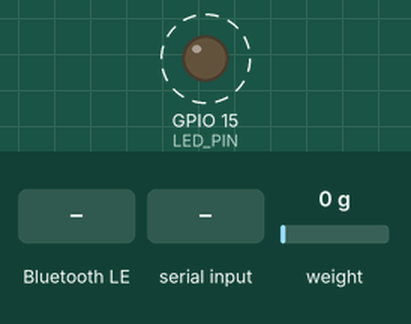
Bench run of a sketch on a simulated ESP32-C6. Parts: output pins drawn as LEDs (lit = HIGH). Dashed ring = blinking. The test bench sets the inputs (shaded band); at power-on: weight on the scale 0 g. EEPROM starts erased; nothing arrives over Bluetooth unless stated; a phone connects over Bluetooth LE 3 s after start; what the sketch prints to the serial monitor is not drawn.

Above: at 1.9 s.
2.0 s: Bluetooth LE write "BASELINE:CAPTURE" received
6.5 s: "BASELINE:CAPTURE\n" received over Serial
At 7.0 s:
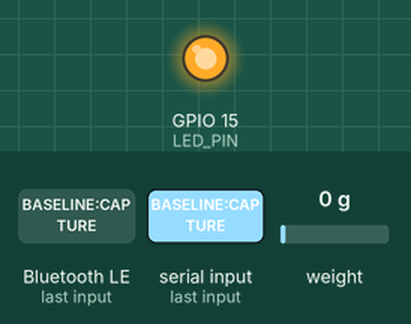
11.0 s: Bluetooth LE write "CLEAR_CONFIG" received
At 12.4 s:
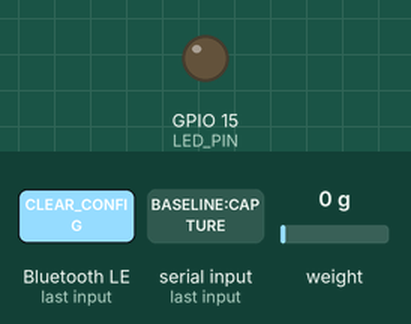
Timing chart, 0 to 14.0 s (numbered marks = the images above; inputs shaded):
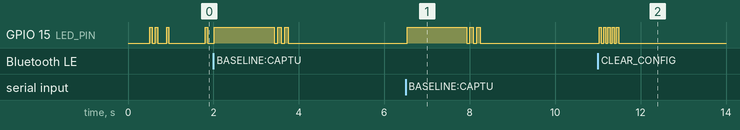

The sketch:

ForceGripper.ino
```cpp
#include <Arduino.h>
#include <HX711.h>
#include <NimBLEDevice.h>
#include <Preferences.h>
#include <WebServer.h>
#include <WiFi.h>
#include <WiFiUdp.h>
#include <atomic>

enum class WifiMode { Off, AccessPoint, Station };

static constexpr WifiMode WIFI_MODE = WifiMode::Off;
static const char *WIFI_AP_SSID = "ForceGripper_AP";
static const char *WIFI_AP_PASSWORD = "forcegripper";
static const char *WIFI_STA_SSID = "";
static const char *WIFI_STA_PASSWORD = "";
// Leave empty to use HTTP only, or set the receiver's IPv4 address.
static const char *WIFI_UDP_TARGET = "";
static constexpr uint16_t WIFI_UDP_PORT = 5005;

WebServer http(80);
WiFiUDP udp;
IPAddress udpTarget;
bool udpEnabled = false;
bool wifiStarted = false;
bool stationWasConnected = false;
bool sampleAvailable = false;
uint32_t latestSequence = 0;
uint32_t latestTimeUs = 0;
int32_t latestRaw = 0;

// Keep the BLE name and UUIDs used by existing clients.
static const char *BLE_DEVICE_NAME = "HX711_Wake_v1";

// The FireBeetle ESP32-C6/NimBLE/iOS path has been reliable with 16-bit UUIDs.
static const char *FORCE_SERVICE_UUID = "fff0";
static const char *FORCE_TX_CHAR_UUID = "fff1";
static const char *FORCE_RX_CHAR_UUID = "fff2";

static const int HX711_DATA_PIN = 14;
static const int HX711_CLOCK_PIN = 8;
static const int LED_PIN = 15;

static const uint32_t SAMPLE_RATE_HZ = 80;
static const uint32_t SAMPLE_INTERVAL_US = 1000000UL / SAMPLE_RATE_HZ;
static const uint8_t BLE_SAMPLE_BATCH_MAGIC = 0xA6;
static const uint8_t BLE_SAMPLE_BATCH_SIZE = 3;
static const size_t BLE_SAMPLE_BATCH_HEADER_BYTES = 10;
static const size_t BLE_SAMPLE_BATCH_PACKET_BYTES =
  BLE_SAMPLE_BATCH_HEADER_BYTES + (BLE_SAMPLE_BATCH_SIZE * 3);
static const unsigned long SERIAL_BAUD = 115200;
static const uint32_t DEFAULT_WAKE_PERIOD_SECONDS = 10;
static const int32_t DEFAULT_WAKE_THRESHOLD_COUNTS = 50000;

HX711 scale;
Preferences prefs;
NimBLECharacteristic *txCharacteristic = nullptr;

std::atomic<bool> bleClientConnected{false};
std::atomic<bool> resetBleBatch{false};
QueueHandle_t bleCommands;
struct BleCommand {
  char text[128];
};
bool hx711Started = false;
bool configDirty = false;
bool configured = false;
int32_t baselineRaw = 0;
int32_t wakeThresholdCounts = DEFAULT_WAKE_THRESHOLD_COUNTS;
uint32_t wakePeriodSeconds = DEFAULT_WAKE_PERIOD_SECONDS;
int32_t lastRaw = 0;
uint32_t sampleSeq = 0;
uint32_t nextSampleAtUs = 0;
int32_t sampleRawBatch[BLE_SAMPLE_BATCH_SIZE];
uint32_t batchBaseSeq = 0;
uint32_t batchBaseTimeUs = 0;
uint8_t batchCount = 0;
String serialCommandBuffer;
unsigned long lastLedPulseAt = 0;

void ledOn(bool on) {
  digitalWrite(LED_PIN, on ? HIGH : LOW);
}

void blinkLed(int times, int onMs = 80, int offMs = 80) {
  for (int i = 0; i < times; i++) {
    ledOn(true);
    delay(onMs);
    ledOn(false);
    delay(offMs);
  }
}

void pulseLed(unsigned long now, unsigned long intervalMs, int onMs = 40) {
  if (now - lastLedPulseAt < intervalMs) return;
  lastLedPulseAt = now;
  ledOn(true);
  delay(onMs);
  ledOn(false);
}

void loadConfig() {
  prefs.begin("gripper", false);
  configured = prefs.getBool("configured", false);
  baselineRaw = prefs.getInt("baseline", 0);
  wakeThresholdCounts = prefs.getInt(
    "threshold",
    DEFAULT_WAKE_THRESHOLD_COUNTS
  );
  wakePeriodSeconds = prefs.getUInt(
    "wake_sec",
    DEFAULT_WAKE_PERIOD_SECONDS
  );
  if (wakePeriodSeconds < 1) wakePeriodSeconds = DEFAULT_WAKE_PERIOD_SECONDS;
  if (wakeThresholdCounts < 1) {
    wakeThresholdCounts = DEFAULT_WAKE_THRESHOLD_COUNTS;
  }
}

void saveConfig() {
  prefs.putBool("configured", configured);
  prefs.putInt("baseline", baselineRaw);
  prefs.putInt("threshold", wakeThresholdCounts);
  prefs.putUInt("wake_sec", wakePeriodSeconds);
  configDirty = false;
}

void clearConfig() {
  prefs.clear();
  configured = false;
  baselineRaw = 0;
  wakeThresholdCounts = DEFAULT_WAKE_THRESHOLD_COUNTS;
  wakePeriodSeconds = DEFAULT_WAKE_PERIOD_SECONDS;
  configDirty = false;
}

void startHx711() {
  if (hx711Started) return;
  scale.begin(HX711_DATA_PIN, HX711_CLOCK_PIN);
  hx711Started = true;
  delay(25);
}

bool readRawWithTimeout(int32_t &raw, unsigned long timeoutMs = 300) {
  startHx711();
  const unsigned long start = millis();
  while (!scale.is_ready()) {
    if (millis() - start > timeoutMs) return false;
    delayMicroseconds(250);
  }
  raw = static_cast<int32_t>(scale.read());
  lastRaw = raw;
  return true;
}

bool readMedianRaw(int32_t &raw, int count = 9) {
  if (count < 1) count = 1;
  if (count > 15) count = 15;
  int32_t values[15];
  int got = 0;

  for (int i = 0; i < 2; i++) {
    int32_t ignored;
    readRawWithTimeout(ignored, 500);
  }

  while (got < count) {
    int32_t sample;
    if (readRawWithTimeout(sample, 700)) {
      values[got++] = sample;
    } else if (got == 0) {
      return false;
    } else {
      break;
    }
  }

  for (int i = 1; i < got; i++) {
    const int32_t value = values[i];
    int j = i - 1;
    while (j >= 0 && values[j] > value) {
      values[j + 1] = values[j];
      j--;
    }
    values[j + 1] = value;
  }
  raw = values[got / 2];
  lastRaw = raw;
  return true;
}

void sendLine(const String &line) {
  Serial.println(line);
  if (bleClientConnected && txCharacteristic != nullptr) {
    const String payload = line + "\n";
    txCharacteristic->setValue(payload.c_str());
    txCharacteristic->notify(
      reinterpret_cast<const uint8_t *>(payload.c_str()),
      payload.length()
    );
  }
}

void writeInt24Le(uint8_t *target, int32_t value) {
  target[0] = static_cast<uint8_t>(value & 0xFF);
  target[1] = static_cast<uint8_t>((value >> 8) & 0xFF);
  target[2] = static_cast<uint8_t>((value >> 16) & 0xFF);
}

void resetSampleBatch() {
  batchBaseSeq = 0;
  batchBaseTimeUs = 0;
  batchCount = 0;
}

void notifySampleBatch() {
  if (
    !bleClientConnected ||
    txCharacteristic == nullptr ||
    batchCount == 0
  ) {
    return;
  }

  uint8_t packet[BLE_SAMPLE_BATCH_PACKET_BYTES];
  packet[0] = BLE_SAMPLE_BATCH_MAGIC;
  packet[1] = batchCount;
  memcpy(packet + 2, &batchBaseSeq, sizeof(batchBaseSeq));
  memcpy(packet + 6, &batchBaseTimeUs, sizeof(batchBaseTimeUs));
  for (uint8_t i = 0; i < batchCount; i++) {
    writeInt24Le(packet + BLE_SAMPLE_BATCH_HEADER_BYTES + (i * 3), sampleRawBatch[i]);
  }

  const size_t packetBytes = BLE_SAMPLE_BATCH_HEADER_BYTES + (batchCount * 3);
  txCharacteristic->setValue(packet, packetBytes);
  txCharacteristic->notify(packet, packetBytes);
  resetSampleBatch();
}

bool usbPowerPresent() {
#if ARDUINO_USB_CDC_ON_BOOT && ARDUINO_USB_MODE
  return HWCDC::isPlugged();
#elif ARDUINO_USB_CDC_ON_BOOT
  return static_cast<bool>(Serial);
#else
  return false;
#endif
}

bool shouldStayAwake() {
  return usbPowerPresent();
}

bool transportClientConnected() {
  return bleClientConnected || usbPowerPresent() || wifiStarted;
}

void handleCommand(String command);

void processSerialCommands() {
  while (Serial.available() > 0) {
    const char incoming = static_cast<char>(Serial.read());
    if (incoming == '\n' || incoming == '\r') {
      if (serialCommandBuffer.length() > 0) {
        handleCommand(serialCommandBuffer);
        serialCommandBuffer = "";
      }
      continue;
    }
    if (serialCommandBuffer.length() < 127) {
      serialCommandBuffer += incoming;
    } else {
      serialCommandBuffer = "";
      sendLine("ERR,usb_command_too_long=1");
    }
  }
}

void sendConfigStatus(const char *prefix = "CFG") {
  String line(prefix);
  line += ",default_active=1";
  line += ",configured=";
  line += configured ? "1" : "0";
  line += ",baseline=";
  line += baselineRaw;
  line += ",threshold=";
  line += wakeThresholdCounts;
  line += ",wake_sec=";
  line += wakePeriodSeconds;
  line += ",last_raw=";
  line += lastRaw;
  line += ",usb_power=";
  line += usbPowerPresent() ? "1" : "0";
  line += ",keep_awake=";
  line += shouldStayAwake() ? "1" : "0";
  sendLine(line);
}

void handleCommand(String command) {
  command.trim();
  if (command.length() == 0) return;
  const String original = command;
  command.toUpperCase();

  if (command == "STATUS?") {
    sendConfigStatus();
    return;
  }

  if (command == "BASELINE:CAPTURE") {
    sendLine("CFG,capturing_baseline=1");
    ledOn(true);
    int32_t raw;
    if (!readMedianRaw(raw, 11)) {
      ledOn(false);
      sendLine("ERR,hx711_not_ready=1");
      blinkLed(6, 40, 40);
      return;
    }
    baselineRaw = raw;
    configured = true;
    if (wakeThresholdCounts < 1) {
      wakeThresholdCounts = DEFAULT_WAKE_THRESHOLD_COUNTS;
    }
    saveConfig();
    ledOn(false);
    blinkLed(3);
    sendConfigStatus("CFG,baseline_saved=1");
    return;
  }

  if (command.startsWith("BASELINE:")) {
    baselineRaw = original.substring(String("BASELINE:").length()).toInt();
    configured = true;
    saveConfig();
    blinkLed(3);
    sendConfigStatus("CFG,baseline_saved=1");
    return;
  }

  if (command.startsWith("WAKE_THRESHOLD:")) {
    const int32_t threshold = original
      .substring(String("WAKE_THRESHOLD:").length())
      .toInt();
    if (threshold < 1) {
      sendLine("ERR,bad_threshold=1");
      return;
    }
    wakeThresholdCounts = threshold;
    if (configured) saveConfig();
    blinkLed(2);
    sendConfigStatus("CFG,threshold_saved=1");
    return;
  }

  if (command.startsWith("WAKE_SEC:")) {
    const int seconds = original.substring(String("WAKE_SEC:").length()).toInt();
    if (seconds < 1 || seconds > 3600) {
      sendLine("ERR,bad_wake_sec=1");
      return;
    }
    wakePeriodSeconds = static_cast<uint32_t>(seconds);
    if (configured) saveConfig();
    blinkLed(2);
    sendConfigStatus("CFG,wake_sec_saved=1");
    return;
  }

  if (command == "CLEAR_CONFIG") {
    clearConfig();
    blinkLed(5, 50, 50);
    sendConfigStatus("CFG,cleared=1");
    return;
  }

  if (command == "SLEEP" || command == "FORCE_SLEEP") {
    sendLine("CFG,sleep_disabled=1");
    return;
  }

  if (command == "LED:ON") {
    ledOn(true);
    sendLine("CFG,led=on");
    return;
  }

  if (command == "LED:OFF") {
    ledOn(false);
    sendLine("CFG,led=off");
    return;
  }

  sendLine("ERR,unknown_command=1");
}

class RxCallbacks : public NimBLECharacteristicCallbacks {
  void onWrite(NimBLECharacteristic *characteristic, NimBLEConnInfo &connInfo)
      override {
    const auto value = characteristic->getValue();
    BleCommand command{};
    if (value.size() >= sizeof(command.text)) return;
    memcpy(command.text, value.data(), value.size());
    xQueueSend(bleCommands, &command, 0);
  }
} rxCallbacks;

class ServerCallbacks : public NimBLEServerCallbacks {
  void onConnect(NimBLEServer *server, NimBLEConnInfo &connInfo) override {
    bleClientConnected = true;
    resetBleBatch = true;
    Serial.println("BLE connected");
    Serial.printf(
      "BLE conn interval=%.2fms mtu=%u\n",
      connInfo.getConnInterval() * 1.25f,
      connInfo.getMTU()
    );
  }

  void onDisconnect(
    NimBLEServer *server,
    NimBLEConnInfo &connInfo,
    int reason
  ) override {
    bleClientConnected = false;
    resetBleBatch = true;
    Serial.println("BLE disconnected; advertising");
    NimBLEDevice::startAdvertising();
  }
} serverCallbacks;

void setupBle() {
  bleCommands = xQueueCreate(4, sizeof(BleCommand));
  if (bleCommands == nullptr) {
    Serial.println("BLE initialization failed");
    return;
  }
  NimBLEDevice::init(BLE_DEVICE_NAME);
  NimBLEDevice::setPower(ESP_PWR_LVL_P9);

  NimBLEServer *server = NimBLEDevice::createServer();
  server->setCallbacks(&serverCallbacks);

  NimBLEService *forceService = server->createService(FORCE_SERVICE_UUID);

  txCharacteristic = forceService->createCharacteristic(
    FORCE_TX_CHAR_UUID,
    NIMBLE_PROPERTY::READ | NIMBLE_PROPERTY::NOTIFY
  );
  txCharacteristic->setValue("0\n");

  NimBLECharacteristic *rxCharacteristic = forceService->createCharacteristic(
    FORCE_RX_CHAR_UUID,
    NIMBLE_PROPERTY::WRITE | NIMBLE_PROPERTY::WRITE_NR
  );
  rxCharacteristic->setCallbacks(&rxCallbacks);

  forceService->start();

  NimBLEAdvertising *advertising = NimBLEDevice::getAdvertising();
  advertising->setName(BLE_DEVICE_NAME);
  advertising->addServiceUUID(forceService->getUUID());
  advertising->enableScanResponse(true);
  advertising->setMinInterval(160);
  advertising->setMaxInterval(240);
  advertising->start();
  Serial.printf("BLE advertising as %s\n", BLE_DEVICE_NAME);
}

void handleReading() {
  if (!sampleAvailable) {
    http.send(503, "application/json", "{\"error\":\"no_sample\"}");
    return;
  }
  char json[96];
  snprintf(json, sizeof(json), "{\"seq\":%lu,\"t_us\":%lu,\"raw\":%ld}",
           static_cast<unsigned long>(latestSequence),
           static_cast<unsigned long>(latestTimeUs),
           static_cast<long>(latestRaw));
  http.send(200, "application/json", json);
}

void setupWifi() {
  switch (WIFI_MODE) {
    case WifiMode::Off:
      return;
    case WifiMode::AccessPoint:
      WiFi.mode(WIFI_AP);
      if (!WiFi.softAP(WIFI_AP_SSID, WIFI_AP_PASSWORD)) {
        Serial.println("Wi-Fi access point failed to start");
        return;
      }
      Serial.print("Wi-Fi access point IP: ");
      Serial.println(WiFi.softAPIP());
      break;
    case WifiMode::Station:
      if (WIFI_STA_SSID[0] == '\0') {
        Serial.println("Wi-Fi station needs an SSID");
        return;
      }
      WiFi.mode(WIFI_STA);
      WiFi.setAutoReconnect(true);
      WiFi.begin(WIFI_STA_SSID, WIFI_STA_PASSWORD);
      break;
  }

  udpEnabled = udpTarget.fromString(WIFI_UDP_TARGET);
  if (WIFI_UDP_TARGET[0] != '\0' && !udpEnabled) {
    Serial.println("Invalid Wi-Fi UDP destination");
  }
  http.on("/reading", HTTP_GET, handleReading);
  http.begin();
  wifiStarted = true;
}

bool wifiConnected() {
  if (!wifiStarted) return false;
  if (WIFI_MODE == WifiMode::AccessPoint) return true;
  return WiFi.status() == WL_CONNECTED;
}

void pollWifi() {
  const bool connected = wifiConnected();
  if (WIFI_MODE == WifiMode::Station && connected && !stationWasConnected) {
    Serial.print("Wi-Fi station IP: ");
    Serial.println(WiFi.localIP());
  }
  stationWasConnected = connected;
  if (connected) http.handleClient();
}

void setup() {
  pinMode(LED_PIN, OUTPUT);
  ledOn(false);
  Serial.begin(SERIAL_BAUD);
  delay(500);
  Serial.println();
  Serial.println("ForceGripper HX711");
  Serial.printf("HX711 data pin=%d clock pin=%d\n", HX711_DATA_PIN, HX711_CLOCK_PIN);
  Serial.printf("LED pin=%d\n", LED_PIN);

  loadConfig();
  sendConfigStatus();

  setupBle();
  setupWifi();
  if (!configured) {
    blinkLed(2, 60, 60);
  }
}

void publishSample(uint32_t seq, uint32_t sampleTimeUs, long raw) {
  char line[48];
  const int bytes = snprintf(line, sizeof(line), "%lu,%lu,%ld\n",
                            static_cast<unsigned long>(seq),
                            static_cast<unsigned long>(sampleTimeUs),
                            raw);
  if (usbPowerPresent()) Serial.print(line);

  latestSequence = seq;
  latestTimeUs = sampleTimeUs;
  latestRaw = static_cast<int32_t>(raw);
  sampleAvailable = true;
  if (udpEnabled && wifiConnected() && udp.beginPacket(udpTarget, WIFI_UDP_PORT)) {
    udp.write(reinterpret_cast<const uint8_t *>(line), bytes);
    udp.endPacket();
  }

  if (bleClientConnected && txCharacteristic != nullptr) {
    const int32_t raw32 = static_cast<int32_t>(raw);
    if (batchCount == 0) {
      batchBaseSeq = seq;
      batchBaseTimeUs = sampleTimeUs;
    }
    sampleRawBatch[batchCount++] = raw32;
    if (batchCount >= BLE_SAMPLE_BATCH_SIZE) {
      notifySampleBatch();
    }
  }
}

void loop() {
  const unsigned long now = millis();
  processSerialCommands();
  BleCommand command;
  if (bleCommands != nullptr && xQueueReceive(bleCommands, &command, 0) == pdTRUE) {
    handleCommand(command.text);
  }
  if (resetBleBatch.exchange(false)) resetSampleBatch();
  pollWifi();

  if (!transportClientConnected()) {
    pulseLed(now, configured ? 2000 : 900, configured ? 35 : 55);
    delay(50);
    return;
  }

  if (!hx711Started) {
    Serial.println("Starting HX711 transport stream");
    startHx711();
    sampleSeq = 0;
    resetSampleBatch();
    nextSampleAtUs = micros();
    return;
  }

  const uint32_t nowUs = micros();
  if (static_cast<int32_t>(nowUs - nextSampleAtUs) < 0) {
    delay(1);
    return;
  }

  int32_t raw;
  if (!readRawWithTimeout(raw, 14)) {
    if (Serial) {
      Serial.println("HX711 not ready");
    }
    nextSampleAtUs = micros() + SAMPLE_INTERVAL_US;
    return;
  }

  const uint32_t sampleTimeUs = micros();
  publishSample(sampleSeq++, sampleTimeUs, raw);
  nextSampleAtUs += SAMPLE_INTERVAL_US;
  if (static_cast<int32_t>(sampleTimeUs - nextSampleAtUs) > static_cast<int32_t>(SAMPLE_INTERVAL_US)) {
    nextSampleAtUs = sampleTimeUs + SAMPLE_INTERVAL_US;
  }
}
```

Measured:
- after the input at 6.5 s, GPIO 15 (LED_PIN): LOW → HIGH at once, then repeats every 0.16 s: LOW 0.08 s, HIGH 0.08 s, until it stays LOW from 8.2 s
- after the input at 11.0 s, GPIO 15 (LED_PIN): alternates HIGH for 0.05 s and LOW for 0.05 s, 10 changes in all, then stays LOW, starting at once
- by itself, GPIO 15 (LED_PIN): repeats every 0.16 s: LOW 0.08 s, HIGH 0.08 s, until it stays LOW from 3.7 s
